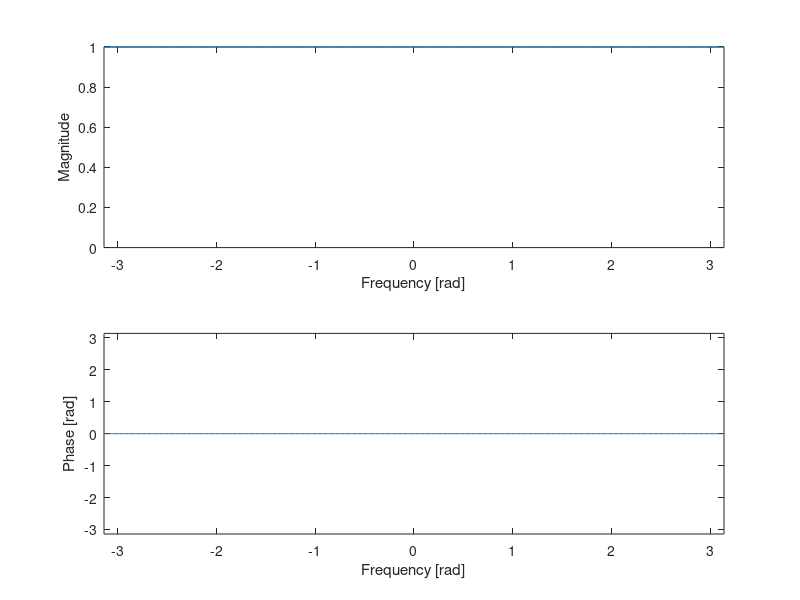
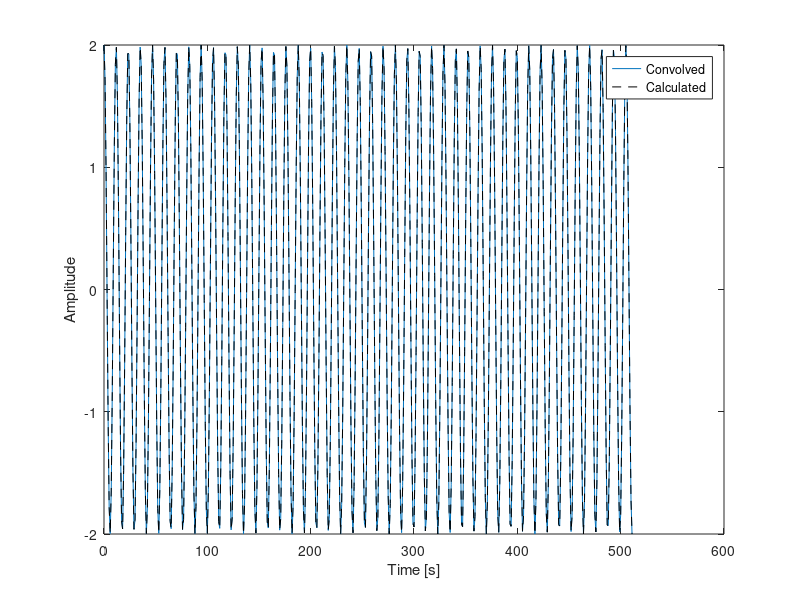

These charts were generated, in order, by the following MATLAB code:
close all
clear
clc

b=[1]; %bk koefficienter för LTI FIR system. I detta exemlep är det one sample difference.

N=512;%Antal sampel, välj jämn nummer
omega=linspace(-pi,pi,N);%skapa vektor med samplad frekvensaxeln mellan -pi och pi med N antal sampel
H=freqz(b,1,omega);%räknar fram frekvenssvaret H för FIR filtret (komplex)
absH=abs(H);%Magnituden för FIR filtret
argH=angle(H);%Fasen för FIR filtret i radianer

%Plotta Magnituden
subplot(2,1,1)
plot(omega,absH)
axis([-pi pi 0 max(absH)])
xlabel('Frequency [rad]')
ylabel('Magnitude')

%Plotta Fasen
subplot(2,1,2)
plot(omega,argH)
axis([-pi pi -pi pi])
xlabel('Frequency [rad]')
ylabel('Phase [rad]')

%Testsignal
n=0:N-1;%index vektorn
A=2; %Amplitud
l=300;%sampelposition
w=omega(l);%välj frekvensen för testsignalen ur den samplad omega vektorn (för N=512, börjar positiva omega från sampel 257)
fas=0; %Fas angiven i grader
s=A*cos(w*n+fas*(pi/180)); %signal med en frekvenskomponent

y=conv(s,b,'full');%faltnin av signalen med systemet
figure
plot(n,y(1:end-length(b)+1))
hold on

%Framräknad med ekv. 6.6 i kursboken kap.6-2
y2=absH(l)*A*cos(w*n+fas*(pi/180)+argH(l));
plot(n,y2,'--k')
hold off
xlabel('Time [s]')
ylabel('Amplitude')
legend('Convolved','Calculated')
